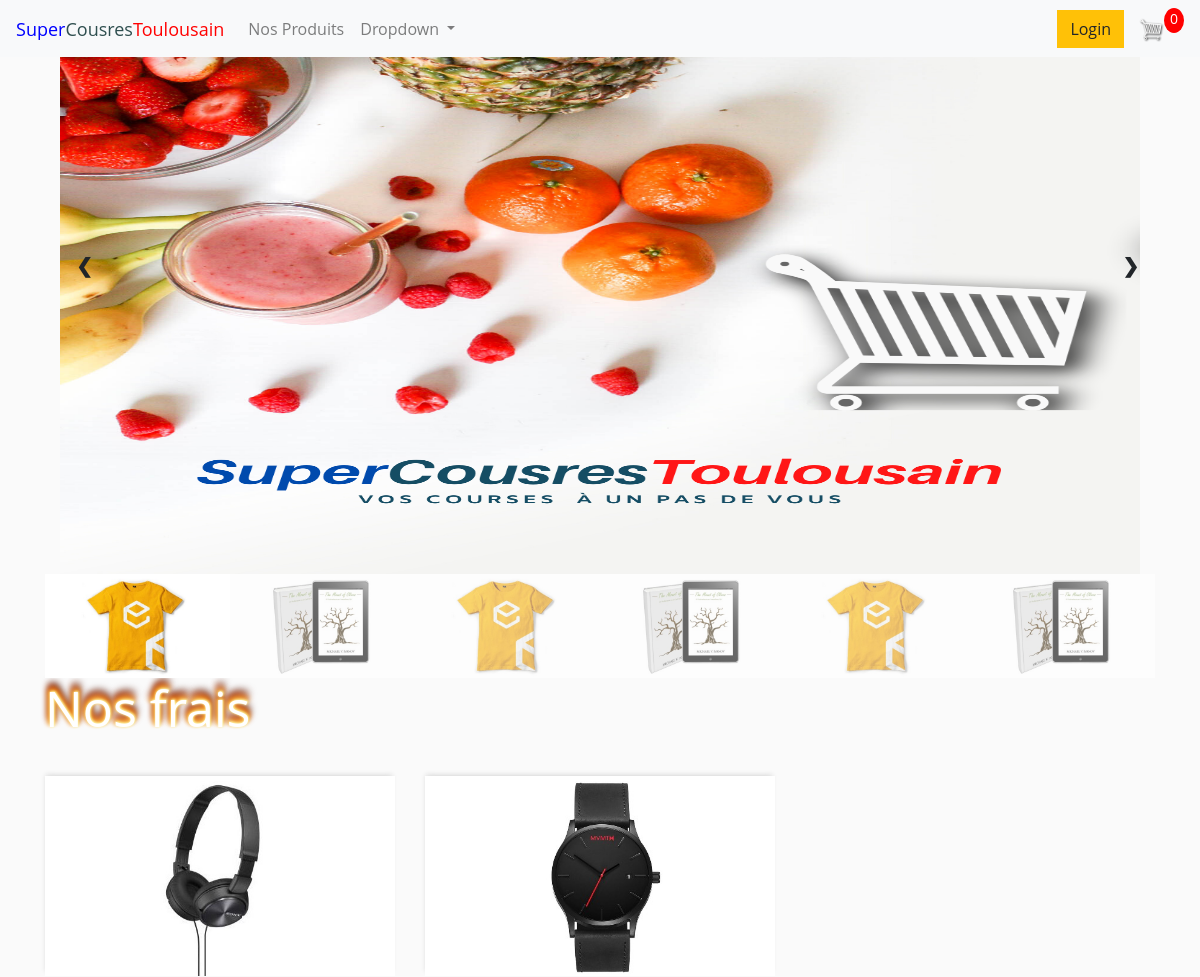
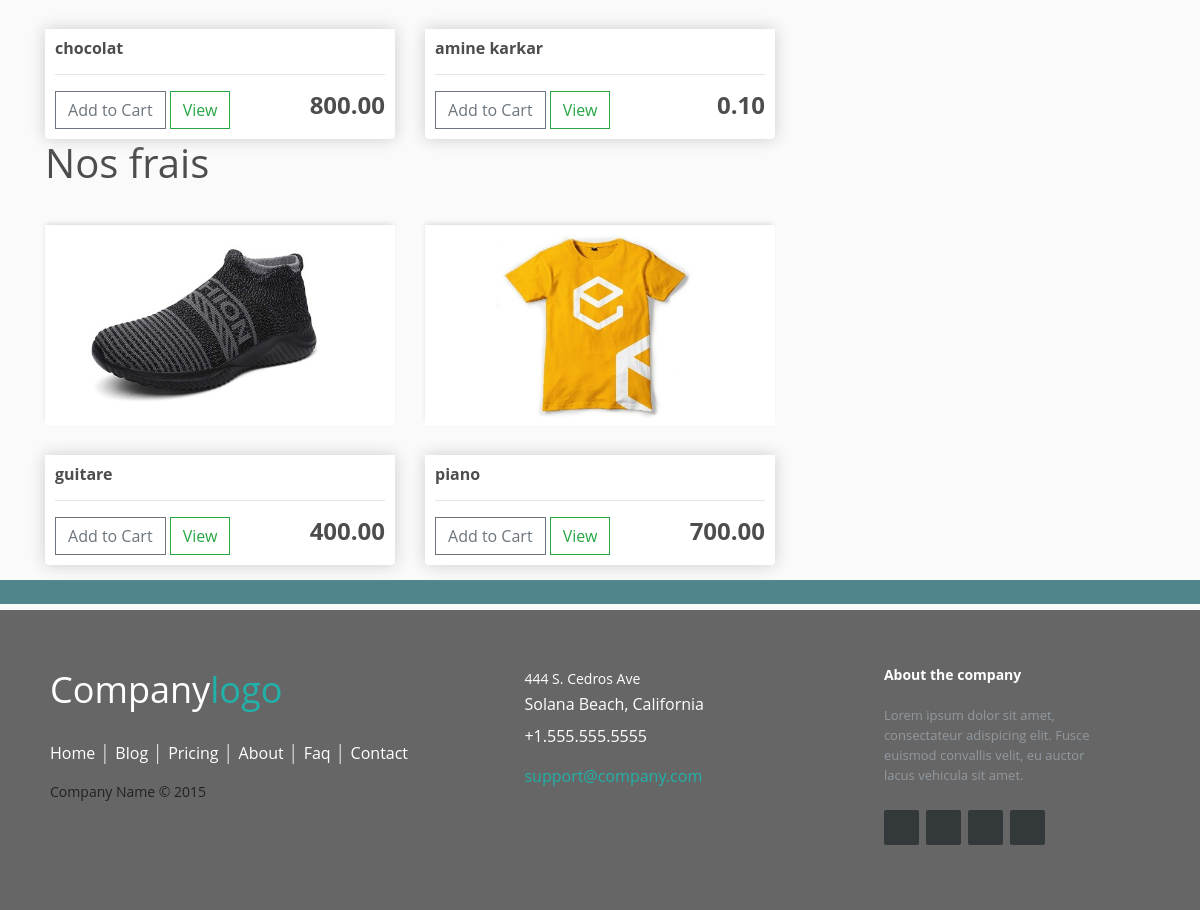
The page / on the database its author committed (2 pictures, top to bottom).
### store/models.py (models this page shows, shortened)
class Product(models.Model):
    name = models.CharField(max_length=200)
    id_p = models.FloatField()
    price = models.FloatField()
    digital = models.BooleanField(default=False,null=True, blank=True)
    image = models.ImageField(null=True, blank=True)
    @property
    def imageURL(self):
    	try:
    		url = self.image.url
    	except:
    		url = ''
    	return url

### store/views.py (the view)
# urls.py: path('',include("store.urls")),
def store(request):
	data = cartData(request)
	cartItems = data['cartItems']
	order = data['order']
	items = data['items']
	products = Product.objects.all()
	context = {'products':products, 'cartItems':cartItems }
	return render(request, 'store/store.html', context)

### store/utils.py (called while the page is built, shortened)
def cookieCart(request):
	try:
		cart = json.loads(request.COOKIES['cart'])
	except:
		cart = {}
		print('CART:', cart)
	items = []
	order = {'get_cart_total':0, 'get_cart_items':0, 'shipping':False}
	cartItems = order['get_cart_items']
	return {'cartItems':cartItems ,'order':order, 'items':items}

def cartData(request):
	if request.user.is_authenticated:
		customer = request.user.customer
		order, created = Order.objects.get_or_create(customer=customer, complete=False)
		items = order.orderitem_set.all()
		cartItems = order.get_cart_items
	else:
		cookieData = cookieCart(request)
		cartItems = cookieData['cartItems']
		order = cookieData['order']
		items = cookieData['items']
	return {'cartItems':cartItems ,'order':order, 'items':items}

### store/templates/store/store.html (shortened to what this page needs)
{% extends 'store/main.html' %}
{% load static %}
{% block content %}
<div class="container">
  <div class="mySlides">
    <div class="numbertext">1 / 6</div>
      <img src="{% static 'images/im1.png' %}" style="width:100%" height="550">
  </div>
  <a class="prev" onclick="plusSlides(-1)">&#10094;</a>
  <a class="next" onclick="plusSlides(1)">&#10095;</a>
  <div class="row">
    <div class="column">
      <img class="demo cursor" src="{% static 'images/shirt.jpg' %}" style="width:100%" onclick="currentSlide(1)" alt="The Woods">
    </div>
    <div class="column">
      <img class="demo cursor" src="{% static 'images/book.jpg' %}" style="width:100%" onclick="currentSlide(2)" alt="Cinque Terre">
    </div>
    <div class="column">
      <img class="demo cursor" src="{% static 'images/shirt.jpg' %}" style="width:100%" onclick="currentSlide(3)" alt="Mountains and fjords">
    </div>
    <div class="column">
      <img class="demo cursor" src="{% static 'images/book.jpg' %}" style="width:100%" onclick="currentSlide(4)" alt="Northern Lights">
    </div>
    <div class="column">
      <img class="demo cursor" src="{% static 'images/shirt.jpg' %}"  style="width:100%" onclick="currentSlide(5)" alt="Nature and sunrise">
    </div>
    <div class="column">
      <img class="demo cursor" src="{% static 'images/book.jpg' %}" style="width:100%" onclick="currentSlide(6)" alt="Snowy Mountains">
    </div>
  </div>
</div>
<h1 id="barretext">Nos frais </h1>
<section>
 <div class="row">
  {%for product in products%}
    {% if product.id_p == 1 %}
      <div class="col-lg-4">
      <img class="thumbnail" src="{{product.imageURL}}">
      <div class="box-element product">
      <h6><strong>{{product.name}}</strong></h6>
      <hr>
      <button data-product="{{product.id}}" data-action="add" class="btn btn-outline-secondary add-btn update-cart">Add to Cart</button>
      <a class="btn btn-outline-success" href="{{product.imageURL}}">View</a>
      <h4 style="display: inline-block; float: right"><strong>{{product.price|floatformat:2}}</strong></h4>
      </div>
      </div>
    {% endif %}
  {%endfor%}
</div>
</section>
<h1> Nos frais </h1>
<section 1>
 <div class="row">
  {%for product in products%}
    {% if product.id_p == 2 %}
      <div class="col-lg-4">
      <img class="thumbnail" src="{{product.imageURL}}">
      <div class="box-element product">
      <h6><strong>{{product.name}}</strong></h6>
      <hr>
      <button data-product="{{product.id}}" data-action="add" class="btn btn-outline-secondary add-btn update-cart">Add to Cart</button>
      <a class="btn btn-outline-success" href="{{product.imageURL}}">View</a>
      <h4 style="display: inline-block; float: right"><strong>{{product.price|floatformat:2}}</strong></h4>
      </div>
      </div>
    {% endif %}
  {%endfor%}
</div>
</section>
</body>
{% endblock content %}

### store/templates/store/main.html (shortened to what this page needs)
<!DOCTYPE html>
{% load static %}
<html>
<head  >
	<link rel="stylesheet" href="https://stackpath.bootstrapcdn.com/bootstrap/4.4.1/css/bootstrap.min.css">
	<link rel="stylesheet" type="text/css" href="{% static 'css/main.css' %}">
</head>
<body>
	<nav class="navbar navbar-expand-lg navbar-light bg-light fixed-top">
	  <a class="navbar-brand" href="{% url 'store' %}"><span class="tittle">Super</span><span class="tittle1">Cousres</span><span class="tittle2">Toulousain</span></a>
<div class="collapse navbar-collapse" id="navbarSupportedContent">
	<ul class="navbar-nav mr-auto">
		<li class="nav-item active">
			<form class="form-inline my-2 my-lg-0">
				<a class="nav-link" href="{% url 'store' %}">Nos Produits<span class="sr-only">(current)</span></a>
			</form>
		</li>
		<li class="nav-item dropdown">
			<a class="nav-link dropdown-toggle" href="#" id="navbarDropdown" role="button" data-toggle="dropdown" aria-haspopup="true" aria-expanded="false">
			Dropdown
			</a>
		</li>
	</ul>
		<div class="form-inline my-2 my-lg-0">
			{% if not request.user.is_authenticated %}
				<a href="{% url 'loginpage' %}"class="btn btn-warning">Login</a>
			{% else %}
				<span id="hello_msg">hello, {{request.user}}</span>
				<span><a href="{% url 'logout'%}">logout</a></span>
			{% endif %}
			<a href="{% url 'cart' %}">
			<img  id="cart-icon" src="{% static 'images/cart.png' %}">
			</a>
			<p id="cart-total">{{cartItems}}</p>
		</div>
</div>
	</nav>
     <div class="container">
            <br>
            {% block content %}
            {% endblock content %}
<section id="aaa"></section>
<footer class="footer-distributed">
			<div class="footer-left">
				<h3>Company<span>logo</span></h3>
				<p class="footer-links">
					<a href="#" class="link-1">Home</a>
					<a href="#">Blog</a>
					<a href="#">Pricing</a>
					<a href="#">About</a>
					<a href="#">Faq</a>
					<a href="#">Contact</a>
				</p>
				<p class="footer-company-name">Company Name © 2015</p>
			</div>
			<div class="footer-center">
				<div>
					<p><span>444 S. Cedros Ave</span> Solana Beach, California</p>
				</div>
				<div>
					<p>+1.555.555.5555</p>
				</div>
				<div>
					<p><a href="mailto:support@company.com">support@company.com</a></p>
				</div>
			</div>
			<div class="footer-right">
				<p class="footer-company-about">
					<span>About the company</span>
					Lorem ipsum dolor sit amet, consectateur adispicing elit. Fusce euismod convallis velit, eu auctor lacus vehicula sit amet.
				</p>
				<div class="footer-icons">
					<a href="#"></a>
					<a href="#"></a>
					<a href="#"></a>
					<a href="#"></a>
				</div>
			</div>
		</footer>
</body>
</html>

### static/css/main.css (style rules this page uses)
body { background-color: hsl(0, 0%, 98%); }
h1,h2,h3,h4,h5,h6 { color:hsl(0, 0%, 30%); }
.tittle { color: blue; font-size: large; }
.tittle1 { color: DARKSLATEGRAY; font-size: large; }
.tittle2 { color: red; font-size: large; }
.box-element { box-shadow:hsl(0, 0%, 80%) 0 0 16px; background-color: #fff; border-radius: 4px; padding: 10px; margin-top: 30px; }
.thumbnail { width: 100%; height: 200px; -webkit-box-shadow: -1px -3px 5px -2px rgba(214,214,214,1); -moz-box-shadow: -1px -3px 5px -2px rgba(214,214,214,1); box-shadow: -1px -3px 5px -2px rgba(214,214,214,1); }
.product { border-radius: 0 0 4px 4px; }
#cart-icon { width:25px; display: inline-block; margin-left: 15px; }
#cart-total { display: block; text-align: center; color:#fff; background-color: red; width: 20px; height: 25px; border-radius: 50%; font-size: 14px; }
.col-lg-4, .col-lg-6, .col-lg-8, .col-lg-12 { margin-top: 30px; }
.btn { border-radius: 0; }
* { box-sizing: border-box; }
.container { position: relative; }
.mySlides { display: none; }
.cursor { cursor: pointer; }
.prev, .next { cursor: pointer; position: absolute; top: 40%; width: auto; padding: 16px; margin-top: -50px; color: white; font-weight: bold; font-size: 20px; border-radius: 0 3px 3px 0; user-select: none; -webkit-user-select: none; }
.next { right: 0; border-radius: 3px 0 0 3px; }
.numbertext { color: #f2f2f2; font-size: 12px; padding: 8px 12px; position: absolute; top: 0; }
.row:after { content: ""; display: table; clear: both; }
.column { float: left; width: 16.66%; }
.demo { opacity: 0.6; }
.active, .demo:hover { opacity: 1; }
#barretext { font-size: 50px ; color:red; margin-right: 30px; margin-left: : 30px; color: white; text-shadow: 0 0 2px #fefcc9, 1px -1px 3px #feec85, -2px -2px 4px #ffae34, 2px -4px 5px #ec760c, -2px -6px 6px #cd4606, 0 -8px 7px #973716, 1px -9px 8px #451b0e; }
* { font-family: Open Sans; }
#aaa { width: 100%; display: inline-block; background: #4f868c!important; height: 3vh; text-align: center; font-size: 22px; font-weight: 700; text-decoration: underline; margin-top: 15px }
.footer-distributed { background: #666; box-shadow: 0 1px 1px 0 rgba(0, 0, 0, 0.12); box-sizing: border-box; width: 100%; text-align: left; font: bold 16px sans-serif; padding: 55px 50px; }
.footer-distributed .footer-left, .footer-distributed .footer-center, .footer-distributed .footer-right { display: inline-block; vertical-align: top; }
.footer-distributed .footer-left { width: 40%; }
.footer-distributed h3 { color: #ffffff; font: normal 36px 'Open Sans', cursive; margin: 0; }
.footer-distributed h3 span { color: lightseagreen; }
.footer-distributed .footer-links { color: #ffffff; margin: 20px 0 12px; padding: 0; }
.footer-distributed .footer-links a { display:inline-block; line-height: 1.8; font-weight:400; text-decoration: none; color: inherit; }
.footer-distributed .footer-company-name { color: #222; font-size: 14px; font-weight: normal; margin: 0; }
.footer-distributed .footer-center { width: 35%; }
.footer-distributed .footer-center p { display: inline-block; color: #ffffff; font-weight:400; vertical-align: middle; margin:0; }
.footer-distributed .footer-center p span { display:block; font-weight: normal; font-size:14px; line-height:2; }
.footer-distributed .footer-center p a { color: lightseagreen; text-decoration: none;; }
.footer-distributed .footer-links a:before { content: "|"; font-weight:300; font-size: 20px; left: 0; color: #fff; display: inline-block; padding-right: 5px; }
.footer-distributed .footer-links .link-1:before { content: none; }
.footer-distributed .footer-right { width: 20%; }
.footer-distributed .footer-company-about { line-height: 20px; color: #92999f; font-size: 13px; font-weight: normal; margin: 0; }
.footer-distributed .footer-company-about span { display: block; color: #ffffff; font-size: 14px; font-weight: bold; margin-bottom: 20px; }
.footer-distributed .footer-icons { margin-top: 25px; }
.footer-distributed .footer-icons a { display: inline-block; width: 35px; height: 35px; cursor: pointer; background-color: #33383b; border-radius: 2px; font-size: 20px; color: #ffffff; text-align: center; line-height: 35px; margin-right: 3px; margin-bottom: 5px; }

### rows shown on the page
Product: imageURL (picture), name "chocolat", price "800.00"
Product: imageURL (picture), name "amine karkar", price "0.10"
Product: imageURL (picture), name "guitare", price "400.00"
Product: imageURL (picture), name "piano", price "700.00"

### other values the page prints
{{ cartItems }} "0"
